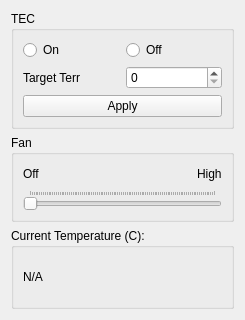
<?xml version="1.0" encoding="UTF-8"?>
<ui version="4.0">
 <class>FormCooling</class>
 <widget class="QWidget" name="FormCooling">
  <property name="geometry">
   <rect>
    <x>0</x>
    <y>0</y>
    <width>245</width>
    <height>320</height>
   </rect>
  </property>
  <property name="windowTitle">
   <string>Form</string>
  </property>
  <layout class="QVBoxLayout" name="verticalLayout">
   <item>
    <widget class="QGroupBox" name="groupBox">
     <property name="title">
      <string>TEC</string>
     </property>
     <layout class="QGridLayout" name="gridLayout">
      <item row="0" column="0">
       <widget class="QRadioButton" name="radioButton">
        <property name="text">
         <string>On</string>
        </property>
       </widget>
      </item>
      <item row="0" column="1">
       <widget class="QRadioButton" name="radioButton_2">
        <property name="text">
         <string>Off</string>
        </property>
       </widget>
      </item>
      <item row="1" column="0">
       <widget class="QLabel" name="label">
        <property name="text">
         <string>Target Terr</string>
        </property>
       </widget>
      </item>
      <item row="1" column="1">
       <widget class="QSpinBox" name="spinBox"/>
      </item>
      <item row="2" column="0" colspan="2">
       <widget class="QPushButton" name="pushButton">
        <property name="text">
         <string>Apply</string>
        </property>
       </widget>
      </item>
     </layout>
    </widget>
   </item>
   <item>
    <widget class="QGroupBox" name="groupBox_2">
     <property name="title">
      <string>Fan</string>
     </property>
     <layout class="QGridLayout" name="gridLayout_2">
      <item row="0" column="1">
       <spacer name="horizontalSpacer">
        <property name="orientation">
         <enum>Qt::Horizontal</enum>
        </property>
        <property name="sizeHint" stdset="0">
         <size>
          <width>121</width>
          <height>20</height>
         </size>
        </property>
       </spacer>
      </item>
      <item row="0" column="0">
       <widget class="QLabel" name="label_3">
        <property name="text">
         <string>Off</string>
        </property>
       </widget>
      </item>
      <item row="1" column="0" colspan="3">
       <widget class="QSlider" name="horizontalSlider">
        <property name="pageStep">
         <number>1</number>
        </property>
        <property name="orientation">
         <enum>Qt::Horizontal</enum>
        </property>
        <property name="tickPosition">
         <enum>QSlider::TicksAbove</enum>
        </property>
       </widget>
      </item>
      <item row="0" column="2">
       <widget class="QLabel" name="label_4">
        <property name="text">
         <string>High</string>
        </property>
       </widget>
      </item>
     </layout>
    </widget>
   </item>
   <item>
    <widget class="QGroupBox" name="groupBox_3">
     <property name="title">
      <string>Current Temperature (C):</string>
     </property>
     <layout class="QHBoxLayout" name="horizontalLayout">
      <item>
       <widget class="QLabel" name="label_2">
        <property name="text">
         <string>N/A</string>
        </property>
       </widget>
      </item>
     </layout>
    </widget>
   </item>
  </layout>
 </widget>
 <resources/>
 <connections/>
</ui>
